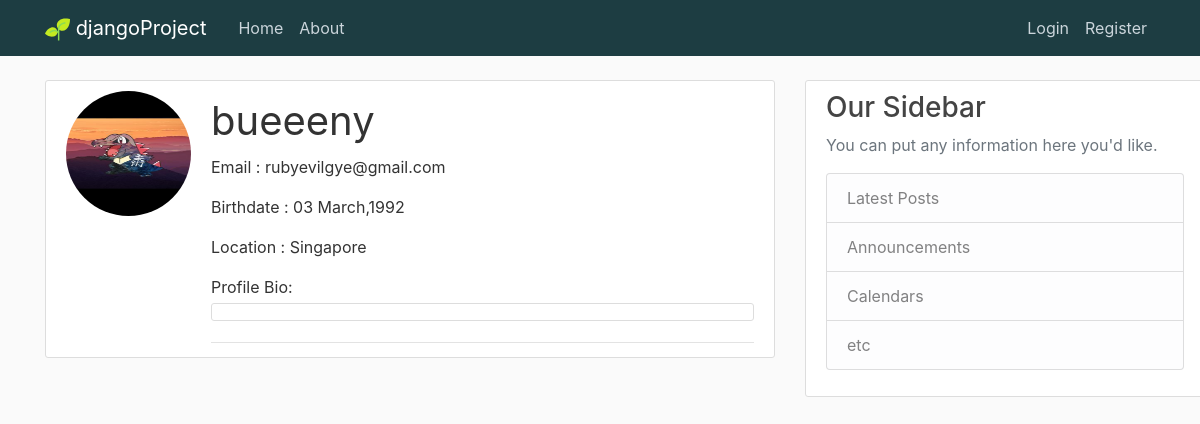
The page /profile_detail/bueeeny/ on the database its author committed.
### users/models.py (models this page shows, shortened)
class Profile(models.Model):
    user = models.OneToOneField(User ,on_delete = models.CASCADE) #models.cascade, delete user = delete this profile too
    birthday =  models.DateField(auto_now = False, auto_now_add = False, null = True)
    image = models.ImageField(default = 'default.jpg', upload_to = 'profile-pics',null = True)
    bio = models.TextField(max_length=500, blank=True)
    location = models.CharField(max_length=30, blank=True)

### users/views.py (the view)
# urls.py: path('profile_detail/<str:username>/', users_views.userprofile,
def userprofile(request,username):
    username = get_object_or_404(User, username = username) # get username of the instance
    userprofile = Profile.objects.get(user = username)
    context = {'userprofile': userprofile, 'title': username}
    return render(request, 'users/profile_detail.html', context)

### users/templates/users/profile_detail.html (shortened to what this page needs)
{%extends "App01/base.html" %}
{% block content %}
<article class="media content-section">
  <img class="rounded-circle account-img" src="{{ userprofile.image.url}} ">
  <div class="media-body">
    <p class="account-heading col-ml-2 mb-1">{{ userprofile.user }}</p>
    <div class="article-metadata">
      <p>Email : {{ userprofile.user.email }}</p>
      <p>Birthdate : {{ userprofile.birthday | date:"d F,Y" }}</p>
      <p>Location : {{ userprofile.location}}</p>
      <p class = "mb-1">Profile Bio:</p>
      <p class="content-section ml-auto p-2">{{userprofile.bio}}</p>
    </div>
  </div>
</article>
{% endblock content%}

### App01/static/App01/main.css (style rules this page uses)
body { background: #fafafa; color: #333333; margin-top: 5rem; }
.content-section { background: #ffffff; padding: 10px 20px; border: 1px solid #dddddd; border-radius: 3px; margin-bottom: 20px; word-wrap: break-word; overflow-wrap: break-word; overflow: hidden; max-width: 800px; min-width: 400px; }
.article-metadata { padding-bottom: 1px; margin-bottom: 4px; border-bottom: 1px solid #e3e3e3 }
.account-img { height: 125px; width: 125px; margin-right: 20px; margin-bottom: 16px; }
.account-heading { font-size: 2.5rem; }

### rows shown on the page
Profile: image (picture), user "bueeeny", user.email "rubyevilgye@gmail.com", birthday "03 March,1992", location "Singapore"
